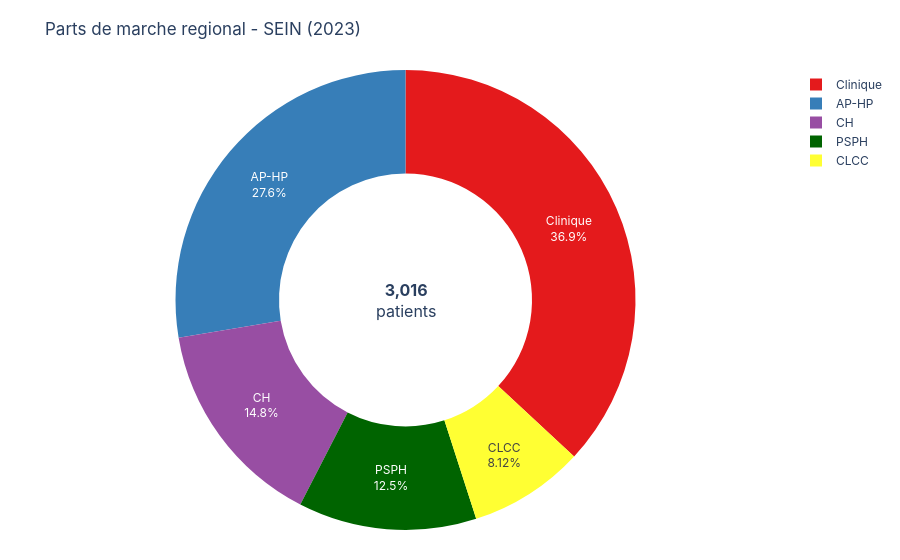

Write notebook code for a chart like this one.
### Code cell
reg_app_last = reg_app[reg_app.annee == last_year]
fig_reg_donut = donut_market_share(
    reg_app_last, 'entite', 'nb_patients',
    f'Parts de marche regional - {APPAREIL} ({last_year})',
    entities=sorted(reg_app_last['entite'].unique()), color_map=REGIONAL_COLORS)
fig_reg_donut.show()

### Figure 1 — Plotly figure (JSON) as saved in the notebook; plotly's stock layout.template omitted (floating-point values rounded to 4 significant figures)
{"data": [{"hole": 0.55, "hovertemplate": "<b>%{label}</b><br>%{value:,.0f} patients<br>%{percent}<extra></extra>", "labels": ["AP-HP", "CH", "CLCC", "Clinique", "PSPH"], "marker": {"colors": ["#377EB8", "#984EA3", "#FFFF33", "#E41A1C", "darkgreen"]}, "sort": true, "textinfo": "label+percent", "type": "pie", "values": [833, 447, 245, 1113, 378]}], "layout": {"annotations": [{"font": {"size": 16}, "showarrow": false, "text": "<b>3,016</b><br>patients", "x": 0.5, "xanchor": "center", "y": 0.5}], "font": {"family": "Inter, Arial, sans-serif"}, "legend": {"font": {"size": 12}}, "margin": {"b": 30, "l": 30, "r": 30, "t": 70}, "paper_bgcolor": "white", "showlegend": true, "title": {"font": {"size": 17}, "text": "Parts de marche regional - SEIN (2023)"}}}
